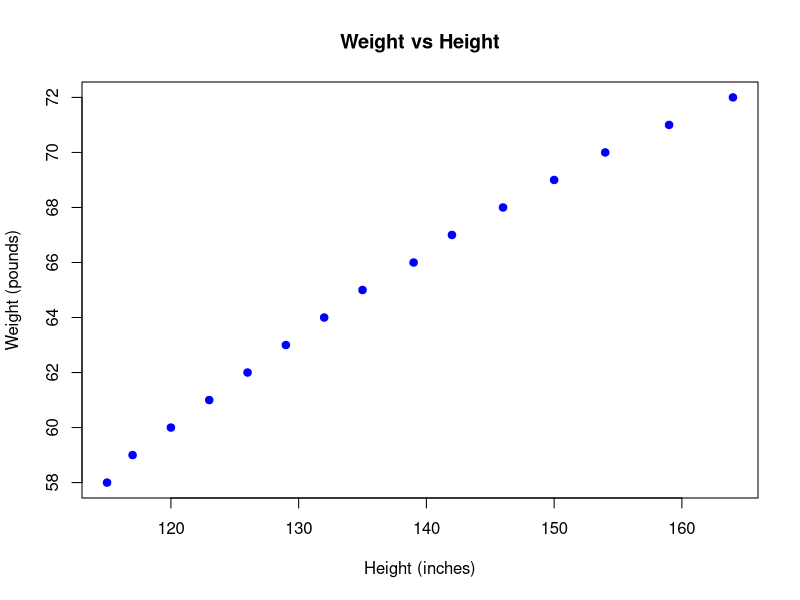
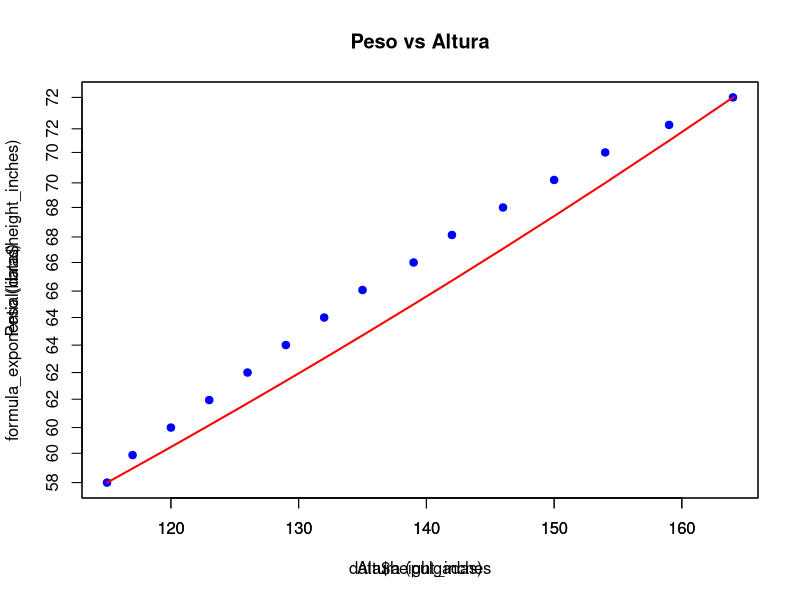
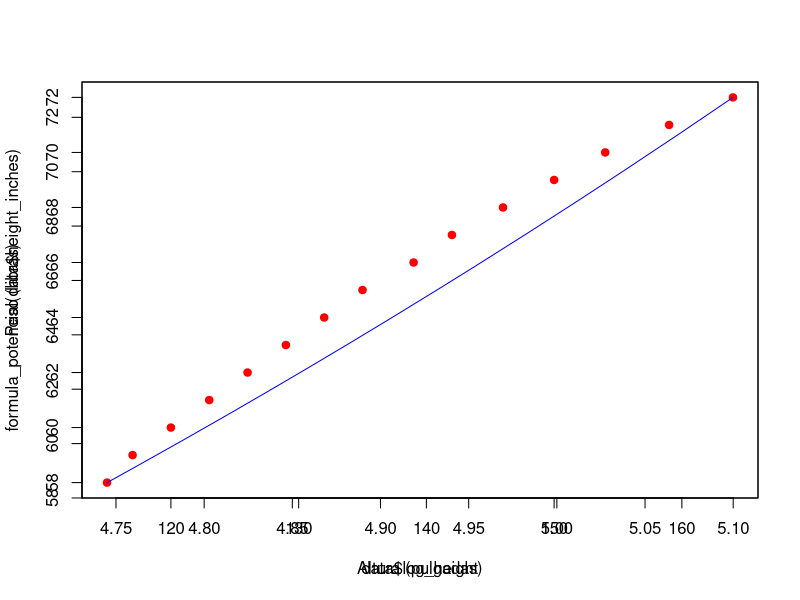

Here is the R script that generated these plots, in order:
library(openxlsx)
# data <- read.xlsx('weight_height.xlsx')
data <- read.xlsx('mrl/class19022026/weight_height.xlsx')

# a) Dibuje los puntos
# variable independiente: height_inches
# variable dependiente: weight_pounds

plot(
    data$height_inches,
    data$weight_pounds,
    main = "Weight vs Height",
    xlab = "Height (inches)",
    ylab = "Weight (pounds)",
    pch = 19,
    col = "blue"
)

# b) Aplique regresión simple, para construir un modelo exponencial
data$log_weight <- log(data$weight_pounds)
exponencial_model <- lm(log_weight ~ height_inches, data = data)

data$predicted_log_weight <- predict(exponencial_model)

# c) Determine los coeficientes del modelo
## Intercepto
cat('Intercepto:', exponencial_model$coefficients[[1]], '\n')

## Pendiente
cat('Pendiente:', exponencial_model$coefficients[[2]], '\n')

# d) Construya la fórmula del modelo exponencial
formula_exponential <- function(x) {
    exp(exponencial_model$coefficients[[1]] + exponencial_model$coefficients[[2]] * x)
}

# e) Dibuje los puntos y la gráfica del modelo exponencial
plot(
    data$height_inches,
    data$weight_pounds,
    main = "Peso vs Altura",
    xlab = "Altura (pulgadas)",
    ylab = "Peso (libras)",
    pch = 19,
    col = "blue"
)
par(new = T)
plot(
  data$height_inches,
  formula_exponential(data$height_inches),
  col = "red",
  type = "l",
  lwd = 2
)
#
# f) Dibuje los residuos y analice la dispersión

# g) Construya un modelo potencial y repita los incisos del a) al f)
data$log_height <- log(data$height_inches)
potencial_model <- lm(log_weight ~ log_height, data = data)
data$predicted_log_weight_potencial <- predict(potencial_model)

## Intercepto potencial
cat('Intercepto:', potencial_model$coefficients[[1]], '\n')

## Pendiente potencial
cat('Pendiente:', potencial_model$coefficients[[2]], '\n')

## Fórmula potencial
formula_potencial <- function(x) {
    exp(potencial_model$coefficients[[1]] + potencial_model$coefficients[[2]] * log(x))
}

## Gráfica potencial
plot(
    data$height_inches,
    data$weight_pounds,
    # main = "Peso vs Altura",
    xlab = "Altura (pulgadas)",
    ylab = "Peso (libras)",
    pch = 19,
    col = "red"
)
par(new = T)
plot(
    data$log_height,
    formula_potencial(data$height_inches),
    col = "blue",
    type = 'l',
    lwd = 1
)
